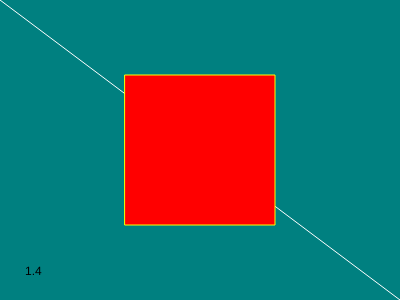
Frame 1 (no input)
Frame 60 (no input): identical to frame 1, image omitted
Frame 120 (the mouse pressed at the canvas centre since frame 60): identical to frame 1, image omitted

The p5.js sketch that drew this single still picture (run headless with seeded random() and noise() and a simulated clock; from frame 60 on, the mouse is pressed at the canvas centre):

// p5.js sketch
// ── sketch.js
function setup() {
  createCanvas(400, 300);
}

function draw() {
  // background(R, G, B) --> RGB color
  // background(102, 178, 255);
  // background(220, 0, 0);
  // background(0, 0, 0);
  // background(255, 25, 255);
  // background('cyan');
  background('teal');
  stroke('white');
  line(0, 0, 400, 300);
  rectMode(CENTER);
  fill('red');
  stroke('yellow');
  rect(200, 150, 150, 150);
  noStroke();
  fill('black');
  text('1.4', 25, 275);
}
